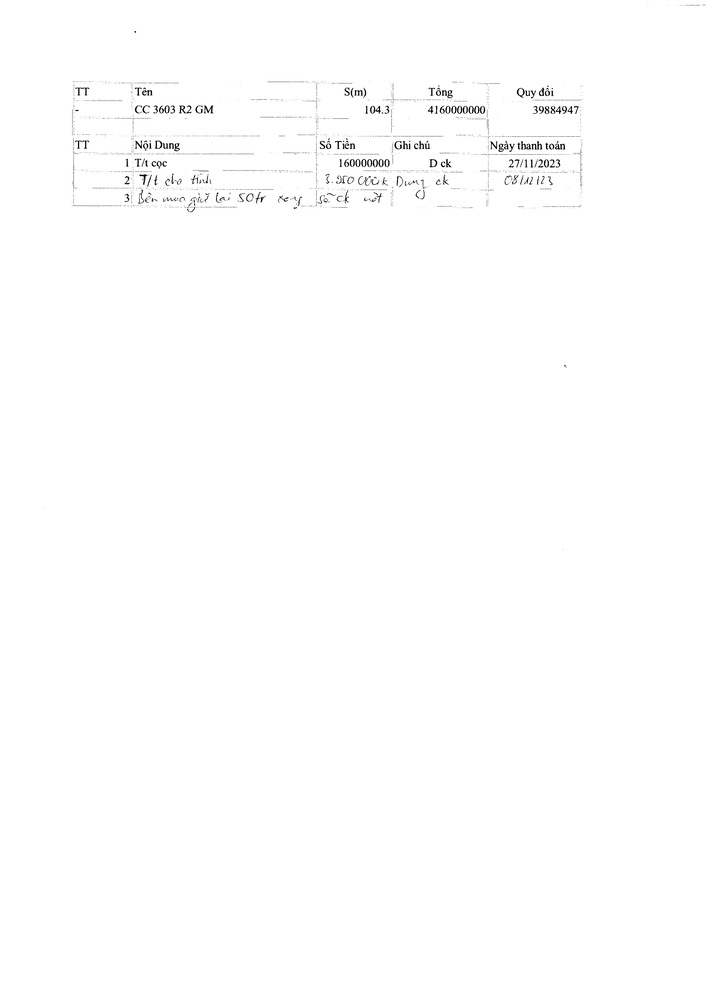
#> input picture handwritting_recognition/cleaned_image.jpg, 706 x 999 px, shrunk from 2480 x 3508 before the run
$ python deskew.py
#> lines starting #> are read from the running program, lines starting #| are printed output that depends on the picture; after the words box and inside, x2 and y2 are one past the last pixel; in counts of white or black regions, pixels touching at a corner belong together; long printed decimals are rounded
#> the answer given: ../handwritting_recognition/cleaned_image.jpg
#> further down, original_image is the input picture: shape (999, 706, 3); min 0, max 255, mean 253.8
import numpy as np
import cv2
import tkinter as tk
from tkinter import filedialog

def deskewImage(img):
    """
    adapted from: https://www.pyimagesearch.com/2017/02/20/text-skew-correction-opencv-python/
    """

    image = img.copy()

    # convert the image to grayscale and flip the foreground
    # and background to ensure foreground is now "white" and
    # the background is "black"
    gray = cv2.cvtColor(image, cv2.COLOR_BGR2GRAY)
    gray = cv2.bitwise_not(gray)
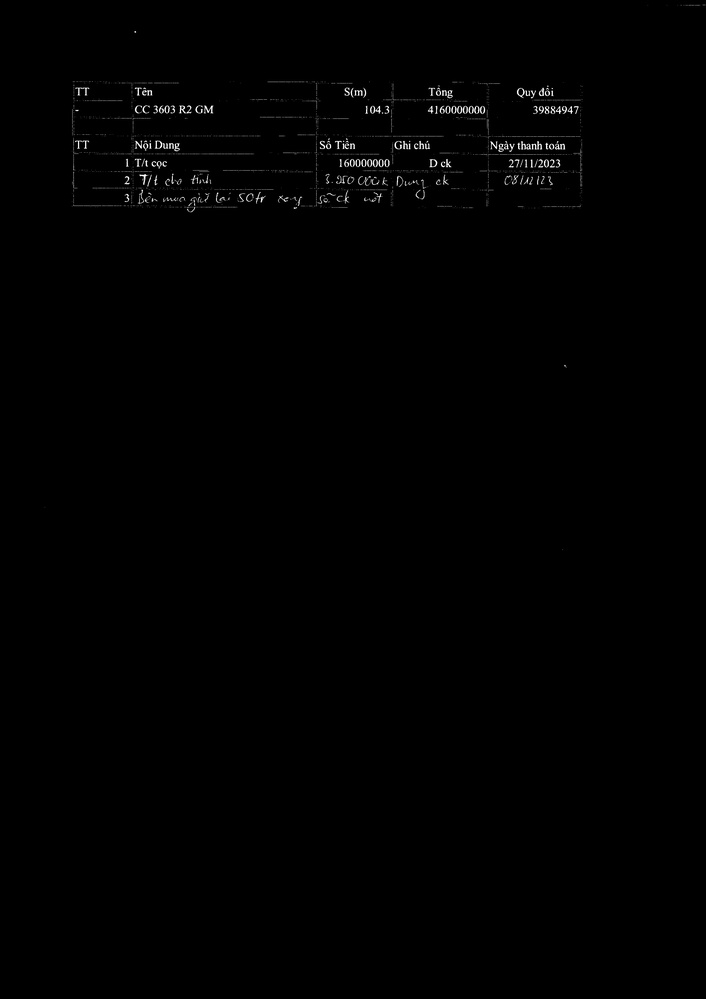
#> gray: shape (999, 706); min 0, max 255, mean 1.2
    # threshold the image, setting all foreground pixels to
    # 255 and all background pixels to 0
    thresh = cv2.threshold(gray, 0, 255,
    	cv2.THRESH_BINARY | cv2.THRESH_OTSU)[1]
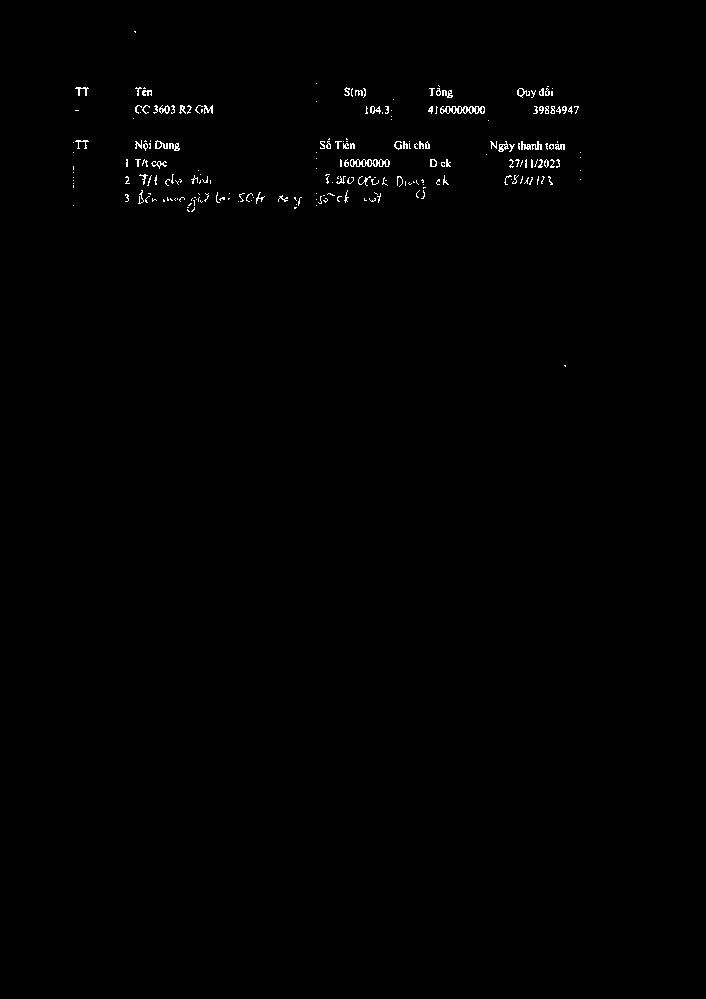
#> thresh: shape (999, 706); 0.5% white in thin lines or dots, all inside (x1, y1, x2, y2) = (73, 31, 581, 367)

    # grab the (x, y) coordinates of all pixel values that
    # are greater than zero, then use these coordinates to
    # compute a rotated bounding box that contains all
    # coordinates
    coords = np.column_stack(np.where(thresh > 0))
#> coords = 3500 pairs, first value 31 to 366, second value 73 to 580
    angle = cv2.minAreaRect(coords)[-1]
#> angle = -7.59
    # the `cv2.minAreaRect` function returns values in the
    # range [-90, 0); as the rectangle rotates clockwise the
    # returned angle trends to 0 -- in this special case we
    # need to add 90 degrees to the angle
    print("Angle",angle)
#| Angle -7.586
    if angle > 45:
        angle = (90 - angle)
    # otherwise, just take the inverse of the angle to make
    # it positive
    else:
        return img

    # rotate the image to deskew it
    (h, w) = image.shape[:2]
    center = (w // 2, h // 2)
    M = cv2.getRotationMatrix2D(center, angle, 1.0)

    rotated_img = cv2.warpAffine(image, M, (w, h),
    	flags=cv2.INTER_CUBIC, borderMode=cv2.BORDER_REPLICATE)

    return rotated_img

if __name__ == "__main__":
    # path to the image scan of the document

    root = tk.Tk()
    root.withdraw()
    file = filedialog.askopenfilename()

    # load the image from disk
    original_image = cv2.imread(file)
    deskewed_image = deskewImage(original_image)

    print("ORIGINAL IMAGE:")
    cv2.imshow("ORIGINAL IMAGE", original_image)
    cv2.waitKey(0)
    print()

    print("DESKEWED IMAGE:")
    cv2.imshow("DESKEWED IMAGE", deskewed_image)
    cv2.waitKey(0)
